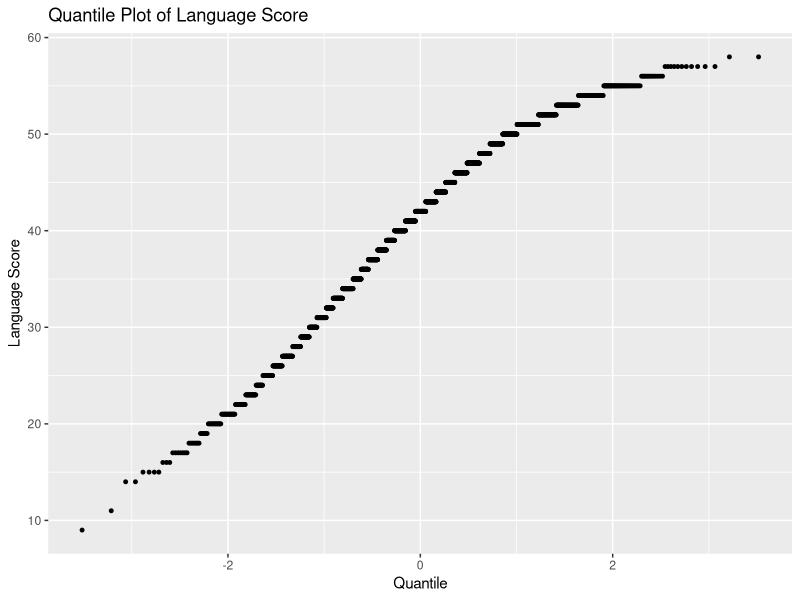
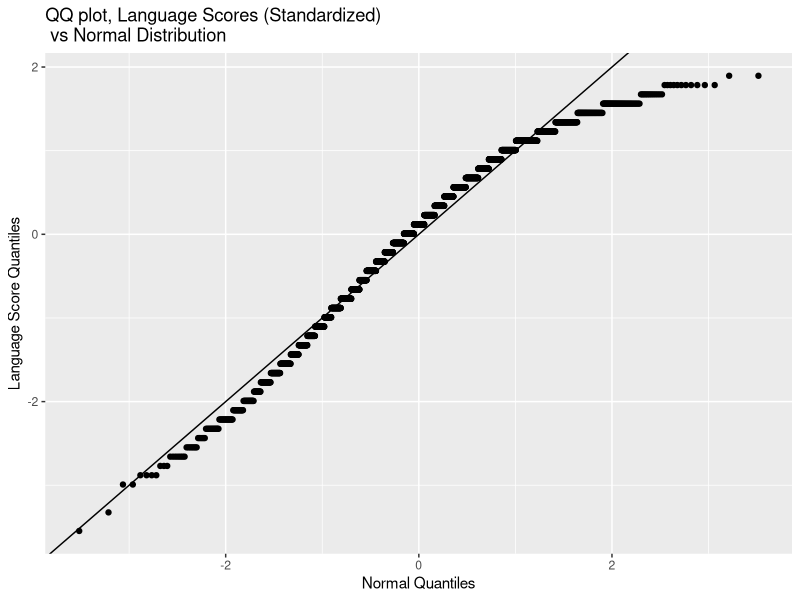
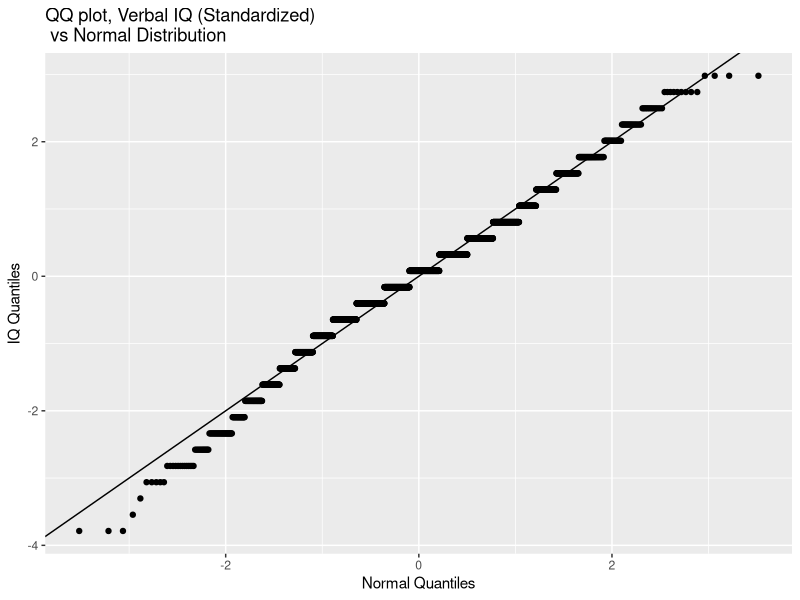
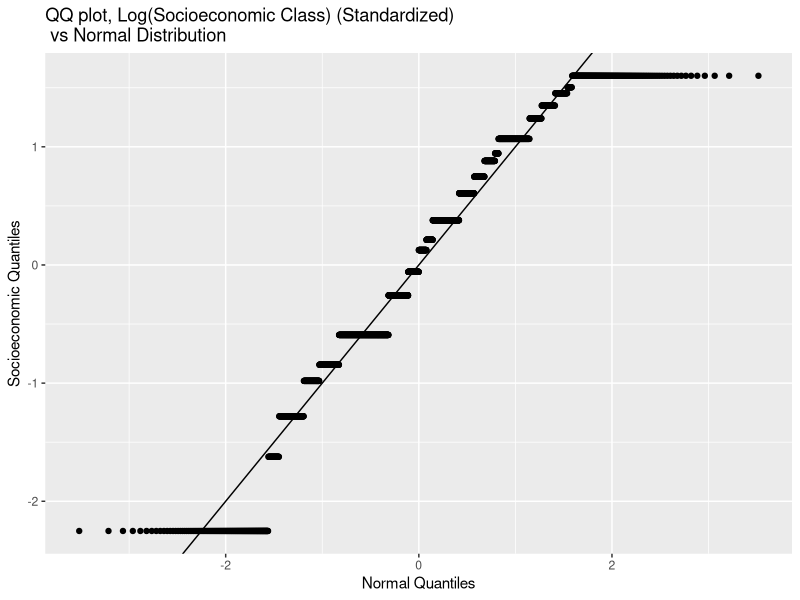
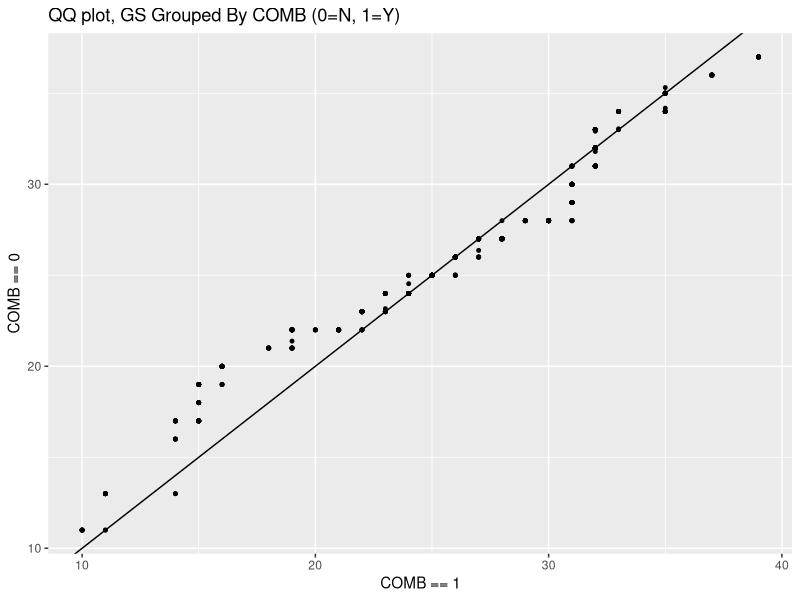
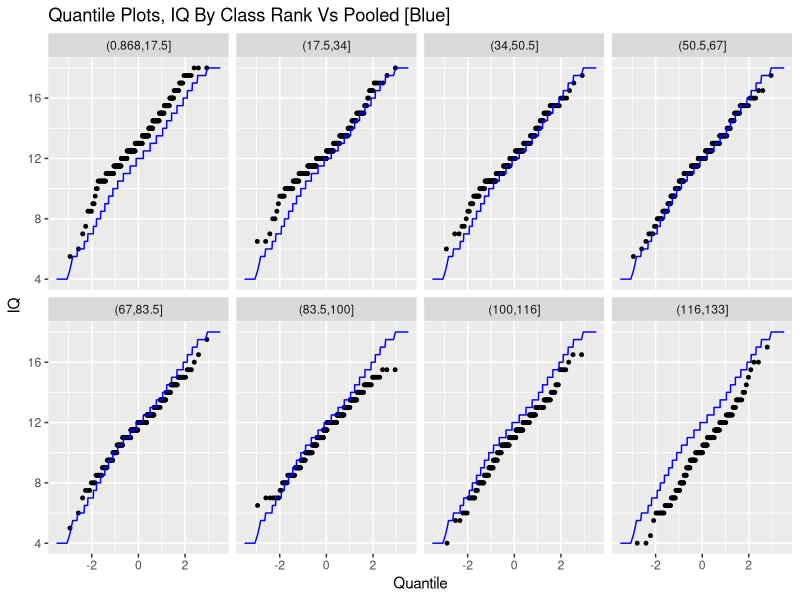
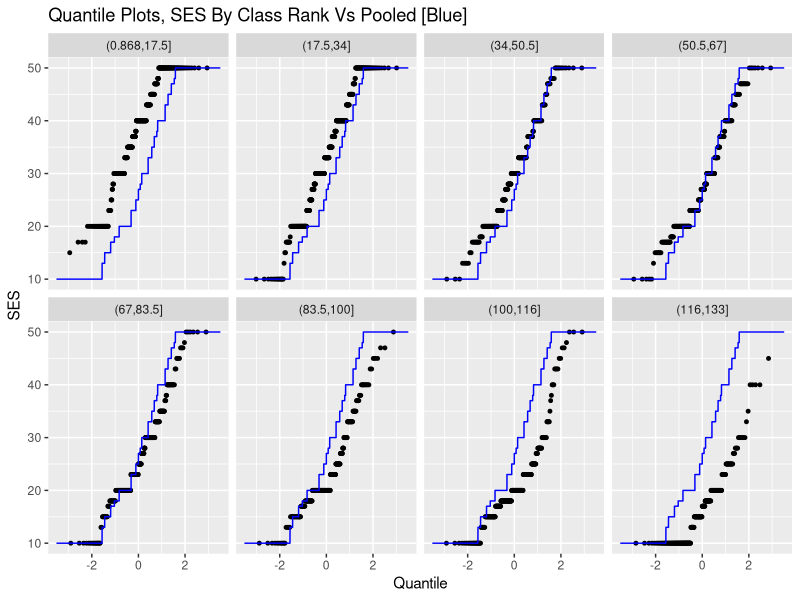
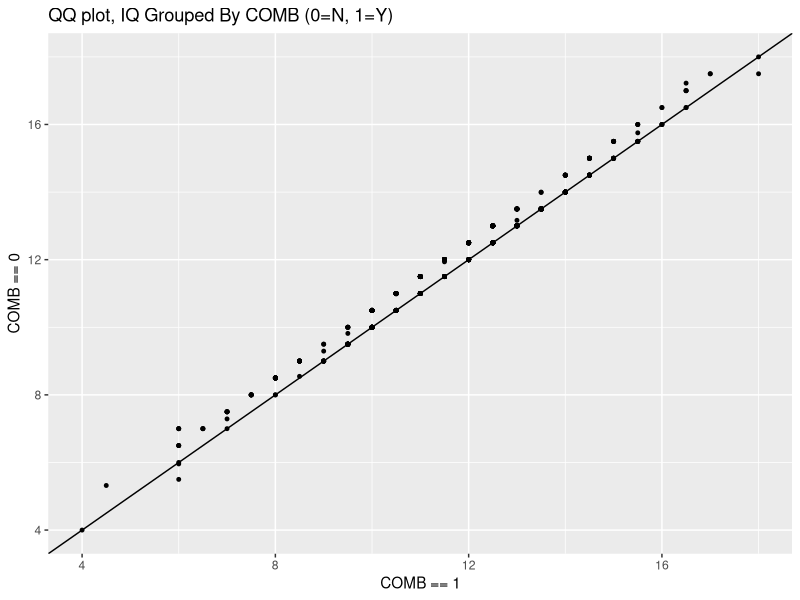

Here is the R script that generated these plots, in order: (Note: this script raises an error after producing the figures.)
## ---- chunk 1
# initialize libraries of interest
options(warn = -1)
suppressPackageStartupMessages(library(ggplot2))
library(plyr)
library(splines)
suppressPackageStartupMessages(library(gam))
library(broom)
library(car)

# load nlschools dataset
data(nlschools, package="MASS")
## ---- chunk 2
# quantile plotting - language score
q1 <- ggplot(data=nlschools, mapping=aes(sample=lang)) + stat_qq(dist = qunif, size = 1) + labs(title='Quantile Plot of Language Score', x = 'Quantile', y = 'Language Score')
plot(q1)
## ---- chunk 3

# mutate dataframe for useful columns
nlschools.mut <- mutate(nlschools, log.SES = log(SES),
                        std.lang = (lang - mean(lang)) / sd(lang),
                        std.IQ = (IQ - mean(IQ)) / sd(IQ),
                        std.SES = (SES - mean(SES)) / sd(SES),
                        std.log.SES = (log.SES - mean(log.SES)) / sd(log.SES))

# QQ plot of standardized language score versus normal distribution
q2 <- ggplot(data=nlschools.mut, mapping=aes(sample = std.lang)) + stat_qq(dist='qnorm') + geom_abline() + labs(title='QQ plot, Language Scores (Standardized) \n vs Normal Distribution', x = 'Normal Quantiles', y = 'Language Score Quantiles')
plot(q2)
## ---- chunk 4
# QQ plot of standardized Verbal IQ versus normal distribution
q3 <- ggplot(data=nlschools.mut, mapping=aes(sample = std.IQ)) + stat_qq(dist='qnorm') + geom_abline() + labs(title='QQ plot, Verbal IQ (Standardized) \n vs Normal Distribution', x = 'Normal Quantiles', y = 'IQ Quantiles')
plot(q3)

# QQ plot of standardized log(SES) versus normal distribution
q4 <- ggplot(data=nlschools.mut, mapping=aes(sample = std.log.SES)) + stat_qq(dist='qnorm') + geom_abline() + labs(title='QQ plot, Log(Socioeconomic Class) (Standardized) \n vs Normal Distribution', x = 'Normal Quantiles', y = 'Socioeconomic Quantiles')
plot(q4)
## ---- chunk 5
# qq plotting: students per class
# find category with minimum number of datapoints and use that to form quantiles
n.pts = with(nlschools, min( length(GS[ COMB == 1 ]), length(GS[ COMB == 0])))
probs = seq(from = 0, to = 1, length.out = n.pts)
q1 = with(nlschools, quantile( GS[ COMB == 1], probs = probs))
q2 = with(nlschools, quantile( GS[ COMB == 0], probs = probs))

# initialize ggplot using quantile vectors
q5 <- ggplot(mapping = aes(x=q1, y=q2)) + geom_point(size = 1) + geom_abline(a=0, b=1) + labs(x = 'COMB == 1', y ='COMB == 0', title = 'QQ plot, GS Grouped By COMB (0=N, 1=Y)')
plot(q5)
## ---- chunk 6
# rank class by average IQ
nlschools.class <- ddply(nlschools, "class", summarize, avg.IQ = mean(IQ))
nlschools.class <- nlschools.class[order(-nlschools.class$avg.IQ),]
nlschools.class$ID.IQ <- seq.int(nrow(nlschools.class))
nlschools.class <- nlschools.class[c('class', 'ID.IQ')]
nlschools.class.merge <- merge(x=nlschools,y=nlschools.class,by="class",all.x=TRUE)

# rank class by average SES
nlschools.class <- ddply(nlschools, "class", summarize, avg.SES = mean(SES))
nlschools.class <- nlschools.class[order(-nlschools.class$avg.SES),]
nlschools.class$ID.SES <- seq.int(nrow(nlschools.class))
nlschools.class <- nlschools.class[c('class', 'ID.SES')]
nlschools.class.merge2 <- merge(x=nlschools.class.merge,y=nlschools.class,by="class",all.x=TRUE)

# quantile plot of average IQ by class rank
nlschools.class.merge2$IQ.cat <- with(nlschools.class.merge2, cut(ID.IQ, breaks = 8))
IQ.only = subset(nlschools.class.merge2, select = 'IQ')
q6 <- ggplot(data=nlschools.class.merge2, mapping=aes(sample=IQ)) + stat_qq(dist = qunif, size = 1) + facet_wrap("IQ.cat", nrow = 2) + stat_qq(data = IQ.only, dist = qunif, geom = 'line', color = 'blue') + labs(title='Quantile Plots, IQ By Class Rank Vs Pooled [Blue]', x = 'Quantile', y = 'IQ')
plot(q6)

# quantile plot of average SES by class rank
nlschools.class.merge2$SES.cat <- with(nlschools.class.merge2, cut(ID.SES, breaks = 8))
SES.only = subset(nlschools.class.merge2, select = 'SES')
q7 <- ggplot(data=nlschools.class.merge2, mapping=aes(sample=SES)) + stat_qq(dist = qunif, size = 1) + facet_wrap("SES.cat", nrow = 2) + stat_qq(data = SES.only, dist = qunif, geom = 'line', color = 'blue') + labs(title='Quantile Plots, SES By Class Rank Vs Pooled [Blue]', x = 'Quantile', y = 'SES')
plot(q7)
## ---- chunk 7
# quantile-quantile plot ("qq plot") of IQ and SES faceted by COMB
# find category with minimum number of datapoints and use that to form quantiles
n.pts = with(nlschools, min( length(IQ[ COMB == 1 ]), length(IQ[ COMB == 0])))
probs = seq(from = 0, to = 1, length.out = n.pts)
q1 = with(nlschools, quantile( IQ[ COMB == 1], probs = probs))
q2 = with(nlschools, quantile( IQ[ COMB == 0], probs = probs))

# initialize ggplot using quantile vectors
q8 <- ggplot(mapping = aes(x=q1, y=q2)) + geom_point(size = 1) + geom_abline(a=0, b=1) + labs(x = 'COMB == 1', y ='COMB == 0', title = 'QQ plot, IQ Grouped By COMB (0=N, 1=Y)')
plot(q8)

# find category with minimum number of datapoints and use that to form quantiles
n.pts = with(nlschools, min( length(SES[ COMB == 1 ]), length(SES[ COMB == 0])))
probs = seq(from = 0, to = 1, length.out = n.pts)
q1 = with(nlschools, quantile( SES[ COMB == 1], probs = probs))
q2 = with(nlschools, quantile( SES[ COMB == 0], probs = probs))

# initialize ggplot using quantile vectors
q9 <- ggplot(mapping = aes(x=q1, y=q2)) + geom_point(size = 1) + geom_abline(a=0, b=1) + labs(x = 'COMB == 1', y ='COMB == 0', title = 'QQ plot, SES Grouped By COMB (0=N, 1=Y)')
plot(q9)
## ---- chunk 8
# plot rank-rank correlation
p1 <- ggplot(nlschools.class.merge2, aes(x = ID.SES, y = ID.IQ)) + geom_point() + geom_smooth(method='lm') + labs(title = "Rank-Rank Plot Of Class By SES And IQ", x = "SES", y = "IQ")
plot(p1)
coeff1 <- with(nlschools.class.merge2,cor(ID.SES,ID.IQ))
## ---- chunk 9
# remove class factor
nlschools.noclass <- nlschools[c('lang', 'IQ', 'GS', 'SES', 'COMB')]

# generate full linear model
full.model <- lm(lang ~ ., data = nlschools.noclass)
back.step <- step(full.model)
print(back.step$coefficients)
## ---- chunk 10
# exploratory plotting - IQ versus language score
p2 <- ggplot(nlschools, aes(x = IQ, y = lang)) + geom_point() + geom_smooth(method='lm') + labs(title = "Language Test Score Versus Verbal IQ", x = "Verbal IQ", y = "Language Test Score")
plot(p2)
coeff2 <- with(nlschools,cor(IQ,lang)) 
## ---- chunk 11
# exploratory plotting - SES versus language score
p3 <- ggplot(nlschools, aes(x = SES, y = lang)) + geom_point() + geom_smooth(method='lm') + labs(title = "Language Test Score Versus Socioeconomic Class", x = "Socioeconomic Class", y = "Language Test Score")
plot(p3)
coeff3 <- with(nlschools,cor(SES,lang)) 
## ---- chunk 12
# exploratory plotting - boxplot of language score versus combined class factor variable
boxplot(lang~COMB,data=nlschools, main="Language Test Score Versus Combined Class Factor Variable", xlab="Combined Class (0 = no, 1 = yes)", ylab="Language Test Score")
## ---- chunk 13
# exploratory plotting - class size versus language score
p4 <- ggplot(nlschools, aes(x = GS, y = lang)) + geom_point() + geom_smooth(method='lm') + labs(title = "Language Test Score Versus Class Size", x = "Class Size", y = "Language Test Score")
plot(p4)
## ---- chunk 14
# exploratory plotting - SES versus IQ
p5 <- ggplot(nlschools, aes(x = SES, y = IQ)) + geom_point() + geom_smooth(method='lm') + labs(title = "Verbal IQ Score Versus Socioeconomic Score", x = "SES", y = "Verbal IQ")
plot(p5)
# exploratory plotting - SES versus GS
p6 <- ggplot(nlschools, aes(x = SES, y = GS)) + geom_point() + geom_smooth(method='lm') + labs(title = "Class Size Versus Socioeconomic Score", x = "SES", y = "GS")
plot(p6)
## ---- chunk 15
# explore nonlinear relationship of IQ versus language score
scope.list = list(
  "IQ" = ~1 + IQ + ns(IQ, df=2) + ns(IQ, df=3) + ns(IQ, df=4)
  )
start.model = gam(lang ~ 1, data = nlschools)
# the step.gam function
spline.step = step.gam(start.model, scope = scope.list)
## ---- chunk 16
# explore nonlinear relationship of SES versus language score
scope.list2 = list(
  "SES" = ~1 + SES + ns(SES, df=2) + ns(SES, df=3) + ns(SES, df=4)
  )
start.model2 = gam(lang ~ 1, data = nlschools)
spline.step2 = step.gam(start.model2, scope = scope.list2)

# plot natural spline model based on stepwise regression
p7 <- ggplot(nlschools, aes(x = SES, y = lang)) + geom_point() + labs(title = "Plot of Language Score Vs SES", x = "SES", y = "Language Score") + geom_smooth(method = 'lm', formula = y~ns(x, df=3))
plot(p7)
## ---- chunk 17
# coplot of language versus SES faceted by IQ
coplot( lang ~ SES | IQ, data = nlschools, panel=panel.smooth, rows = 1, cex=1, n=6)
# coplot of language versus IQ faceted by SES
coplot( lang ~ IQ | SES, data = nlschools, panel=panel.smooth, rows = 1, cex=1, n=6)
# coplot of language versus COMB faceted by IQ
coplot( lang ~ COMB | IQ, data = nlschools, panel=panel.smooth, rows = 1, cex=1, n=6)
# coplot of language versus COMB faceted by SES
coplot( lang ~ COMB | SES, data = nlschools, panel=panel.smooth, rows = 1, cex=1, n=6)
## ---- chunk 18
# start with the linear model of IQ and COMB and the spline of df=3 for SES
start.model = lm(lang ~ IQ + COMB + ns(SES, df=3), data = nlschools.noclass)
# the full model is the GAM plus all linear interactions
all.interactions = lm(lang ~ .^2 + ns(SES, df=3), data = nlschools.noclass)
# do forward variable selection
interactions.gam.step = step(start.model, direction='forward', scope = formula(all.interactions))
formula(interactions.gam.step)
## ---- chunk 19
# compare to linear model with interactions allowed
full.model <- lm(lang ~ .^2, data = nlschools.noclass)
back.step <- step(full.model, trace=0)
print(back.step$coefficients)
